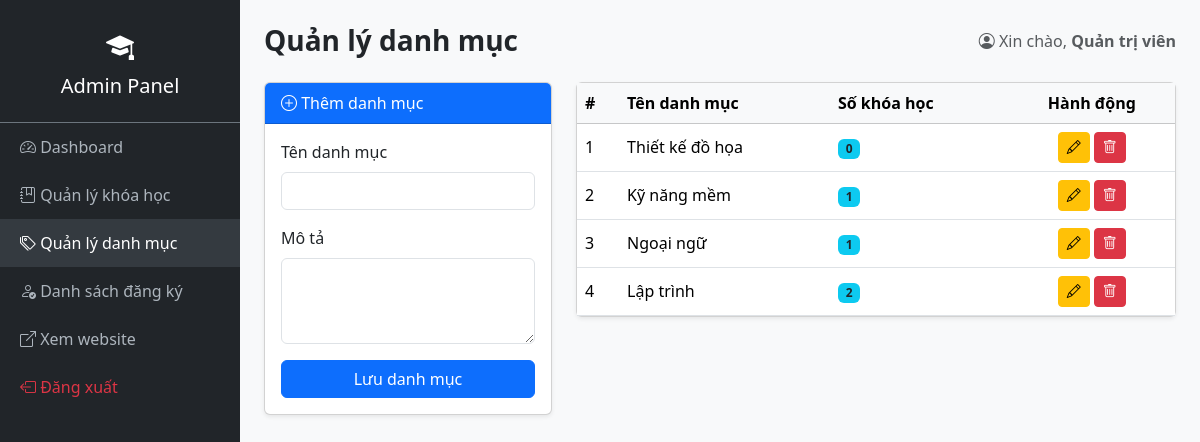
/dang-ky-khoa-hoc/admin/danh-muc/index.php (signed in), run on the app's committed database.
### tables this page shows
CREATE TABLE danh_muc (
    id INT AUTO_INCREMENT PRIMARY KEY,
    ten_danh_muc VARCHAR(100) NOT NULL,
    mo_ta VARCHAR(255) DEFAULT NULL,
    created_at DATETIME DEFAULT CURRENT_TIMESTAMP
);

### dang-ky-khoa-hoc/admin/danh-muc/index.php (the view, shortened to what this page needs)
<?php
require_once __DIR__ . '/../../config/database.php';
$danh_sach = $pdo->query("SELECT dm.*, (SELECT COUNT(*) FROM khoa_hoc kh WHERE kh.danh_muc_id = dm.id) AS so_khoa_hoc
                           FROM danh_muc dm ORDER BY dm.id DESC")->fetchAll();
require_once __DIR__ . '/../includes/admin_header.php';
?>
<div class="row g-4">
    <div class="col-lg-4">
        <div class="card shadow-sm">
            <div class="card-header bg-primary text-white"><i class="bi bi-plus-circle"></i> Thêm danh mục</div>
            <div class="card-body">
                <form method="POST">
                    <div class="mb-3">
                        <label class="form-label">Tên danh mục</label>
                        <input type="text" name="ten_danh_muc" class="form-control" required>
                    </div>
                    <div class="mb-3">
                        <label class="form-label">Mô tả</label>
                        <textarea name="mo_ta" class="form-control" rows="3"></textarea>
                    </div>
                    <button type="submit" class="btn btn-primary w-100">Lưu danh mục</button>
                </form>
            </div>
        </div>
    </div>
    <div class="col-lg-8">
        <div class="card shadow-sm">
            <div class="table-responsive">
                <table class="table table-hover align-middle mb-0">
                    <thead class="table-light">
                        <tr>
                            <th>#</th>
                            <th>Tên danh mục</th>
                            <th>Số khóa học</th>
                            <th class="text-center">Hành động</th>
                        </tr>
                    </thead>
                    <tbody>
                        <?php foreach ($danh_sach as $i => $dm): ?>
                            <tr>
                                <td><?= $i + 1 ?></td>
                                <td><?= htmlspecialchars($dm['ten_danh_muc']) ?></td>
                                <td><span class="badge bg-info text-dark"><?= (int) $dm['so_khoa_hoc'] ?></span></td>
                                <td class="text-center">
                                    <a href="sua.php?id=<?= $dm['id'] ?>" class="btn btn-sm btn-warning"><i class="bi bi-pencil"></i></a>
                                    <a href="index.php?delete=<?= $dm['id'] ?>" class="btn btn-sm btn-danger"
                                       onclick="return confirm('Xóa danh mục này?')"><i class="bi bi-trash"></i></a>
                                </td>
                            </tr>
                        <?php endforeach; ?>
                    </tbody>
                </table>
            </div>
        </div>
    </div>
</div>
<?php require_once __DIR__ . '/../includes/admin_footer.php'; ?>

### dang-ky-khoa-hoc/assets/css/style.css (style rules this page uses)
body { font-family: 'Segoe UI', Roboto, Arial, sans-serif; background-color: #f8f9fa; }

### data on the page
danh_muc: ten_danh_muc "Thiết kế đồ họa", so_khoa_hoc "0"
danh_muc: ten_danh_muc "Kỹ năng mềm", so_khoa_hoc "1"
danh_muc: ten_danh_muc "Ngoại ngữ", so_khoa_hoc "1"
danh_muc: ten_danh_muc "Lập trình", so_khoa_hoc "2"

### other printed values
$page_title "Quản lý danh mục"
$_SESSION['admin_name'] "Quản trị viên"
